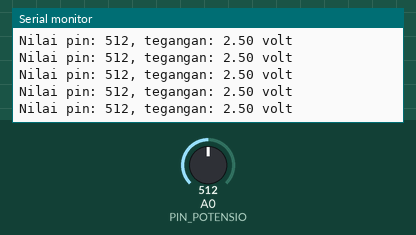
The sketch below on a simulated Arduino Uno, built with avr-gcc and run on an emulated ATmega328P. Parts: the last lines printed to the serial monitor. The inputs (shaded band) are chosen by the test bench; at power-on: A0 (PIN_POTENSIO) = 512.

Above: at 1.2 s.
1.3 s: A0 (PIN_POTENSIO) set to 109
At 2.2 s:
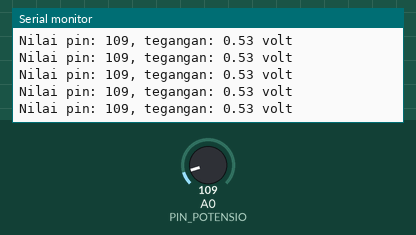
4.3 s: A0 (PIN_POTENSIO) set to 89
At 4.9 s:
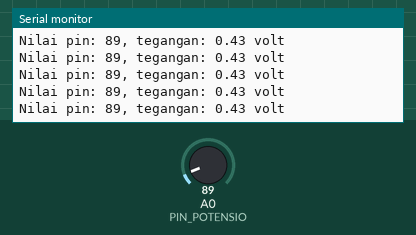
5.8 s: A0 (PIN_POTENSIO) set to 11
At 6.8 s:
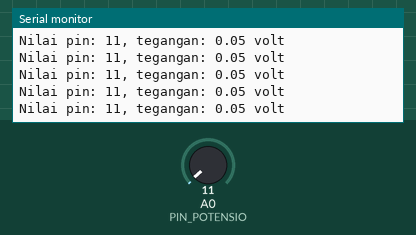
8.8 s: A0 (PIN_POTENSIO) set to 8
At 9.8 s:
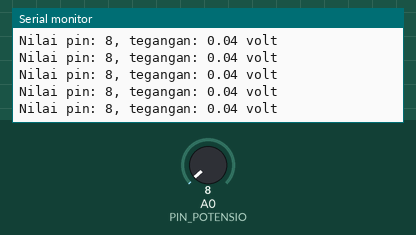
Timing chart, 0 to 11.8 s (numbered marks = the images above; inputs shaded):
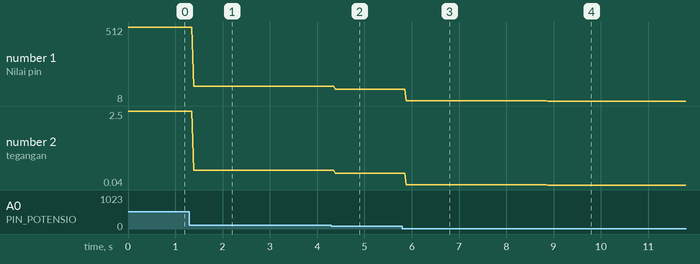

Measured:
- after the input at 1.3 s, the serial monitor: prints a new line after 0.09 s (image 1)
- after the input at 4.3 s, the serial monitor: prints a new line after 0.09 s (image 2)
- after the input at 5.8 s, the serial monitor: prints a new line after 0.08 s (image 3)
- after the input at 8.8 s, the serial monitor: prints a new line after 0.08 s (image 4)
- plotted number 1: 512 → 109 after the input at 1.3 s, 109 → 89 after the input at 4.3 s, 89 → 11 after the input at 5.8 s, 11 → 8 after the input at 8.8 s
- plotted number 2: 2.5 → 0.53 after the input at 1.3 s, 0.53 → 0.43 after the input at 4.3 s, 0.43 → 0.05 after the input at 5.8 s, 0.05 → 0.04 after the input at 8.8 s

The sketch:

tegangan.ino
```cpp
// Contoh penggunaan pengukuran
//   tegangan pada kaki tengah
//   potensiometer

const byte PIN_POTENSIO = A0;

void setup()
{
  Serial.begin(9600);
}

void loop()
{
  int nilaiPin = analogRead(PIN_POTENSIO);
  float tegangan = nilaiPin * 5.0 / 1023;

  Serial.print("Nilai pin: ");
  Serial.print(nilaiPin);
  Serial.print(", tegangan: ");
  Serial.print(tegangan);
  Serial.println(" volt");
}
```
